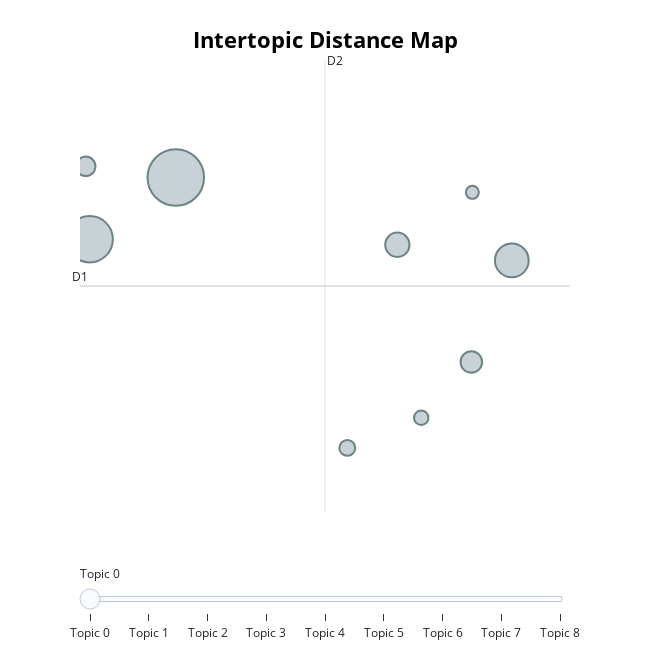

Notebook source saved alongside this figure:
### Code cell
topic_model.visualize_topics()

### Figure 1 — Plotly figure (JSON) as saved in the notebook; plotly's stock layout.template omitted (floating-point values rounded to 4 significant figures)
{"data": [{"customdata": [[0, "the indian economy | indian economy | of inclusive growth | inclusive growth | in india what", 76], [1, "Security |  |  |  | ", 51], [2, "on climate change | renewable energy | hydroelectricity project | is oil pollution | oil pollution", 27], [3, "Disaster Management |  |  |  | ", 14], [4, "Technology |  |  |  | ", 11], [5, "the gst introduced | impacted the gst | the gst compensation | gst introduced | the gst", 9], [6, "indian patent law | patenting by pharmaceutical | indian patent | in indian patent | medicine from patenting", 6], [7, "of biotechnology | of biotechnology in | biotechnology | vaccine development how | vaccine development", 5], [8, "india wetlands | india wetlands of | of wetland conservation | wetland conservation | wetland conservation cite", 4]], "hovertemplate": "<b>Topic %{customdata[0]}</b><br>%{customdata[1]}<br>Size: %{customdata[2]}", "legendgroup": "", "marker": {"color": "#B0BEC5", "line": {"color": "DarkSlateGrey", "width": 2}, "size": [76, 51, 27, 14, 11, 9, 6, 5, 4], "sizemode": "area", "sizeref": 0.0475, "symbol": "circle"}, "mode": "markers", "name": "", "orientation": "v", "showlegend": false, "type": "scatter", "x": [0.3139, -0.2078, 2.349, 1.656, 2.104, -0.2316, 1.353, 1.8, 2.11], "xaxis": "x", "y": [6.437, 5.867, 5.671, 5.816, 4.735, 6.54, 3.943, 4.22, 6.3], "yaxis": "y"}], "layout": {"annotations": [{"showarrow": false, "text": "D1", "x": -0.2664, "y": 5.436, "yshift": 10}, {"showarrow": false, "text": "D2", "x": 1.218, "xshift": 10, "y": 7.521}], "height": 650, "hoverlabel": {"bgcolor": "white", "font": {"family": "Rockwell", "size": 16}}, "legend": {"itemsizing": "constant", "tracegroupgap": 0}, "margin": {"t": 60}, "shapes": [{"line": {"color": "#CFD8DC", "width": 2}, "type": "line", "x0": 1.218, "x1": 1.218, "y0": 3.351, "y1": 7.521}, {"line": {"color": "#9E9E9E", "width": 2}, "type": "line", "x0": -0.2664, "x1": 2.702, "y0": 5.436, "y1": 5.436}], "sliders": [{"active": 0, "pad": {"t": 50}, "steps": [{"args": [{"marker.color": [["red", "#B0BEC5", "#B0BEC5", "#B0BEC5", "#B0BEC5", "#B0BEC5", "#B0BEC5", "#B0BEC5", "#B0BEC5"]]}], "label": "Topic 0", "method": "update"}, {"args": [{"marker.color": [["#B0BEC5", "red", "#B0BEC5", "#B0BEC5", "#B0BEC5", "#B0BEC5", "#B0BEC5", "#B0BEC5", "#B0BEC5"]]}], "label": "Topic 1", "method": "update"}, {"args": [{"marker.color": [["#B0BEC5", "#B0BEC5", "red", "#B0BEC5", "#B0BEC5", "#B0BEC5", "#B0BEC5", "#B0BEC5", "#B0BEC5"]]}], "label": "Topic 2", "method": "update"}, {"args": [{"marker.color": [["#B0BEC5", "#B0BEC5", "#B0BEC5", "red", "#B0BEC5", "#B0BEC5", "#B0BEC5", "#B0BEC5", "#B0BEC5"]]}], "label": "Topic 3", "method": "update"}, {"args": [{"marker.color": [["#B0BEC5", "#B0BEC5", "#B0BEC5", "#B0BEC5", "red", "#B0BEC5", "#B0BEC5", "#B0BEC5", "#B0BEC5"]]}], "label": "Topic 4", "method": "update"}, {"args": [{"marker.color": [["#B0BEC5", "#B0BEC5", "#B0BEC5", "#B0BEC5", "#B0BEC5", "red", "#B0BEC5", "#B0BEC5", "#B0BEC5"]]}], "label": "Topic 5", "method": "update"}, {"args": [{"marker.color": [["#B0BEC5", "#B0BEC5", "#B0BEC5", "#B0BEC5", "#B0BEC5", "#B0BEC5", "red", "#B0BEC5", "#B0BEC5"]]}], "label": "Topic 6", "method": "update"}, {"args": [{"marker.color": [["#B0BEC5", "#B0BEC5", "#B0BEC5", "#B0BEC5", "#B0BEC5", "#B0BEC5", "#B0BEC5", "red", "#B0BEC5"]]}], "label": "Topic 7", "method": "update"}, {"args": [{"marker.color": [["#B0BEC5", "#B0BEC5", "#B0BEC5", "#B0BEC5", "#B0BEC5", "#B0BEC5", "#B0BEC5", "#B0BEC5", "red"]]}], "label": "Topic 8", "method": "update"}]}], "title": {"font": {"color": "Black", "size": 22}, "text": "<b>Intertopic Distance Map</b>", "x": 0.5, "xanchor": "center", "y": 0.95, "yanchor": "top"}, "width": 650, "xaxis": {"anchor": "y", "domain": [0, 1], "range": [-0.2664, 2.702], "title": {"text": ""}, "visible": false}, "yaxis": {"anchor": "x", "domain": [0, 1], "range": [3.351, 7.521], "title": {"text": ""}, "visible": false}}}
